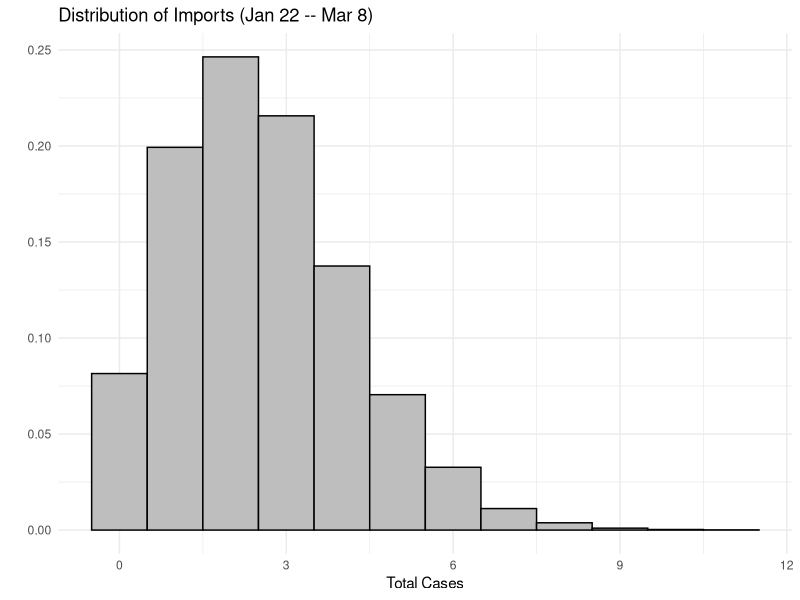
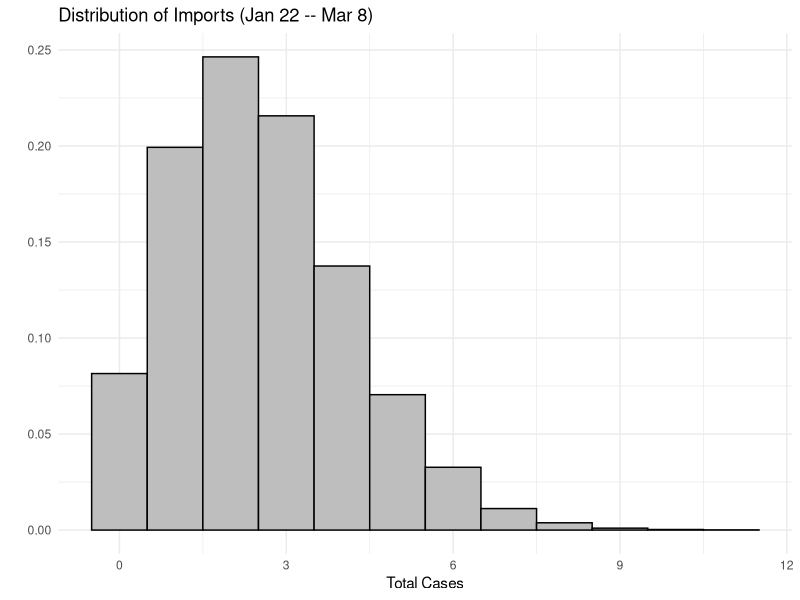

Source code (R) for these figures, in order:
library(ggplot2)
library(dplyr)
library(tidyr)
library(ggridges)
library(reshape2)
#------------------------------------------------------------#
# Use hazard data to estimate importations to BC (to validate?)
#------------------------------------------------------------#

# Set-up
border_risk <- scan("output/border_risk.txt")
china_risk <- scan("output/china_risk.txt")
iran_risk <- scan("output/iran_risk.txt")
other_risk <- scan("output/other_risk.txt")
sk_risk <- scan("output/sk_risk.txt")

# Fudge prevalences??
alpha_iran = 1.
alpha_china = 1.

# Combine to get total hazard per day
total_risk <- border_risk+alpha_china*china_risk+alpha_iran*iran_risk+other_risk+sk_risk
total_risk <- total_risk

# Example Trials...use to fit alphas??
N = 10000
trials <- matrix(-1, nrow=N, ncol=length(total_risk))
ii=1
for (rate in total_risk) {
    trials[,ii] = rpois(N, rate)
    ii=ii+1
}
# TOTAL UP TO MAR 8
tot_imports = rowSums(trials)
ggplot() + aes(tot_imports)+ geom_histogram(aes(y=..density..), binwidth=1, colour="black", fill="gray") + 
            theme_minimal()+
            ggtitle("Distribution of Imports (Jan 22 -- Mar 8)")+
            labs(y= " ", x = "Total Cases")
ggsave('totalImportsDistribution.png')


